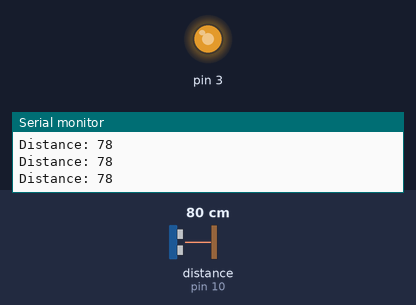
Bench run of a sketch on a simulated Arduino Uno, built with avr-gcc and run on an emulated ATmega328P. On the bench: output pins drawn as LEDs (lit = HIGH), the last lines printed to the serial monitor. Wiring (inferred from the names in the program): ultrasonic range finder: trigger pin 9; echo pin 10. The inputs (shaded band) are chosen by the test bench; at power-on: distance to the obstacle (sensor on pin 10) 80 cm. The echo pulse lasts 58.3 µs per cm; pins used as bus, display or sensor lines are not drawn.

Above: at 1.2 s.
1.3 s: distance to the obstacle (sensor on pin 10) set to 2 cm
At 2.5 s:
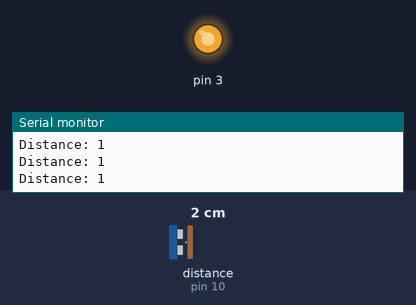
2.8 s: distance to the obstacle (sensor on pin 10) set to 9 cm
At 4.0 s:
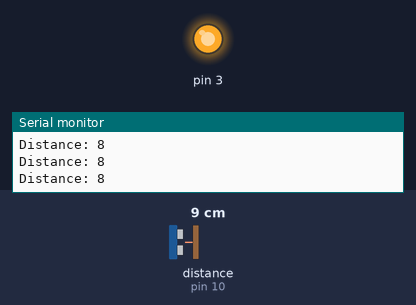
4.3 s: distance to the obstacle (sensor on pin 10) set to 11 cm
At 4.8 s:
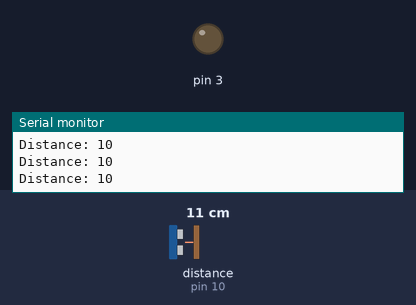
5.8 s: distance to the obstacle (sensor on pin 10) set to 18 cm
At 6.7 s:
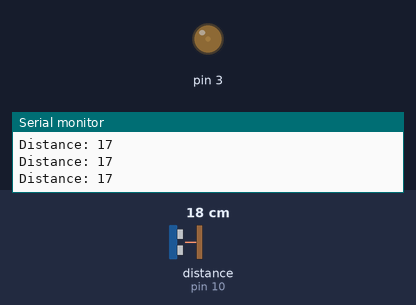
7.3 s: distance to the obstacle (sensor on pin 10) set to 35 cm
At 7.7 s:
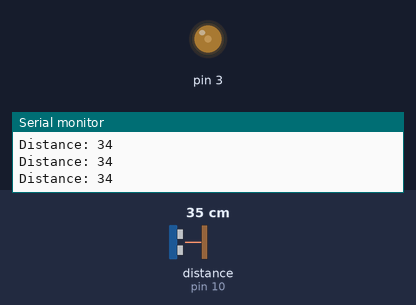
Timing chart, 0 to 9.8 s (numbered marks = the images above; inputs shaded):
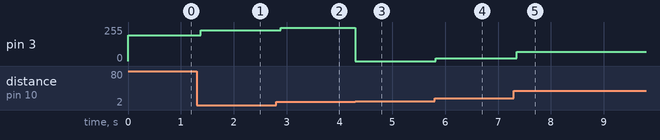

Measured:
- the behaviour switches between 10 and 11 cm on distance to the obstacle (sensor on pin 10) (found by bisection; images 2 and 3)
- after the input at 1.3 s, pin 3: 192/255 → 231/255 after 0.07 s
- after the input at 2.8 s, pin 3: 231/255 → 251/255 after 0.09 s
- after the input at 4.3 s, pin 3: 251/255 → 0/255 at once
- after the input at 5.8 s, pin 3: 0/255 → 19/255 at once
- after the input at 7.3 s, pin 3: 19/255 → 68/255 after 0.05 s

The sketch:

dimWithDist.ino
```cpp
const int trigPin = 9;
const int echoPin = 10;
// defines variables
long duration;
int distance;
void setup() {
  pinMode(trigPin, OUTPUT); // Sets the trigPin as an Output
  pinMode(echoPin, INPUT); // Sets the echoPin as an Input
  Serial.begin(38400); // Starts the serial communication
  pinMode(3,OUTPUT);
}
void loop()
{
  // Clears the trigPin
  digitalWrite(trigPin, LOW);
  delayMicroseconds(2);

  digitalWrite(trigPin, HIGH);
  delayMicroseconds(10);
  digitalWrite(trigPin, LOW);

  duration = pulseIn(echoPin, HIGH);
  // Calculating the distance
  distance = duration * 0.034 / 2;
  if (distance <= 100)
  {
    Serial.print("Distance: ");
    Serial.println(distance);
  }
  if(distance>100)
  analogWrite(3,10);
  else
  analogWrite(3,map(distance,10, 100,0,255));
  delay(100);
}
```
